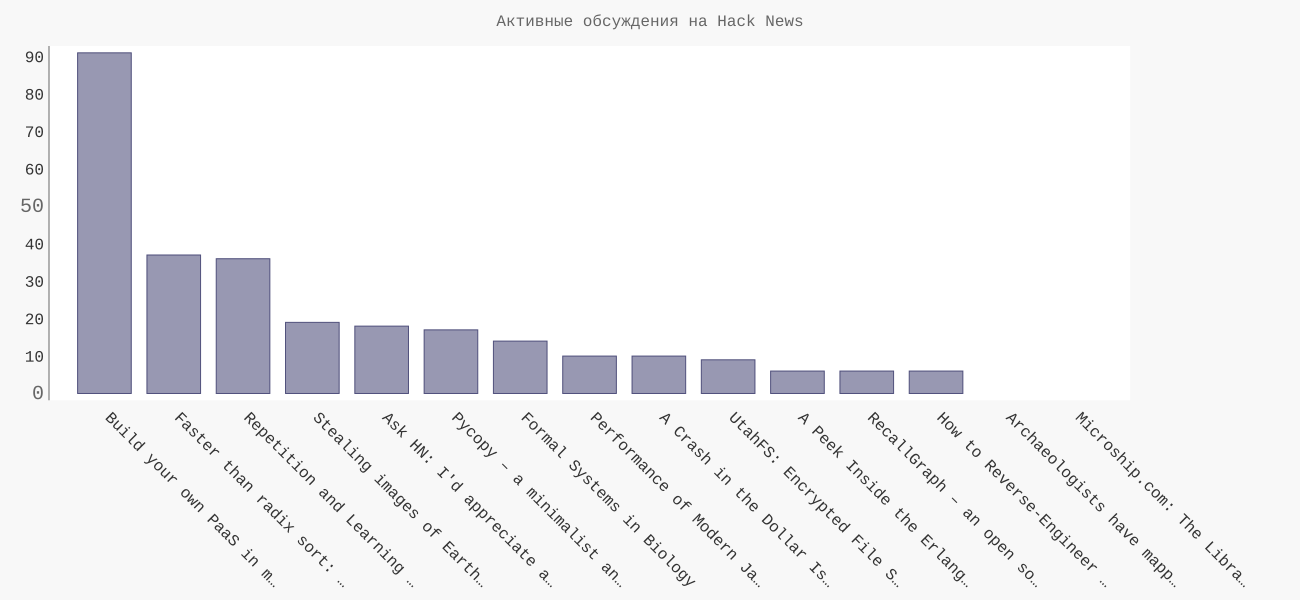

This chart was generated by the following Python code:
from pygal import Config, style, Bar
from requests import get
from operator import itemgetter

# получение данных по API
url = "https://hacker-news.firebaseio.com/v0/topstories.json"
get_data = get(url)
if get_data.status_code != 200:
    print("Сервер ответил с ошибкой.")

# обработка полученной информации
ids_articles = get_data.json()
articles = []
# получаем информацию по каждой статье отдельно и добавляем в общий список
for id_article in ids_articles[:15]:
    url_article = f"https://hacker-news.firebaseio.com/v0/item/{id_article}.json"
    get_article = get(url_article)
    if get_article.status_code != 200:
        print(f"Не удалось получить статью по id {id_article}.")
    else:
        read_article = get_article.json()
        about_article = {'value': read_article.get('descendants', 0),
                         'label': read_article['title'],
                         'xlink': f"https://news.ycombinator.com/item?id={id_article}"}
        articles.append(about_article)

# сортируем список статей по кол-ву комментариев
articles = sorted(articles, key=itemgetter('value'), reverse=True)
print(articles)

# формируем список из названий статей
names = []
for article in articles:
    names.append(article['label'])

# задание стилей для диаграммы
my_config = Config()
my_config.x_label_rotation = 45
my_config.show_legend = False
my_config.truncate_label = 25  # сокращение длинных названий проектов
my_config.show_y_guides = False  # скроем горизонтальные линии
my_config.width = 1300
my_style = style.LightenStyle('#333366', base_style=style.LightColorizedStyle)
my_style.label_font_size = 16
my_style.major_label_font_size = 20

# построение визуализации
chart = Bar(my_config, style=my_style)
chart.title = "Активные обсуждения на Hack News"
chart.x_labels = names
chart.add('', articles)
chart.render_to_file("popular_articles_hack_news.svg")
